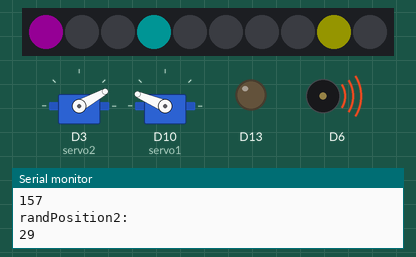
This sketch was run on a simulated Adafruit Circuit Playground Express. Parts: 10 RGB LEDs in strip order, left to right, 2 × servo, output pins drawn as LEDs (lit = HIGH), buzzer (waves = sounding), the last lines printed to the serial monitor. Dim RGB values are drawn brighter than linear; random numbers use the default seed unless the sketch sets one.

Above: at 0.16 s.
At 5.0 s:
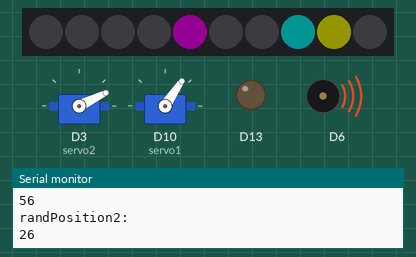
At 9.84 s:
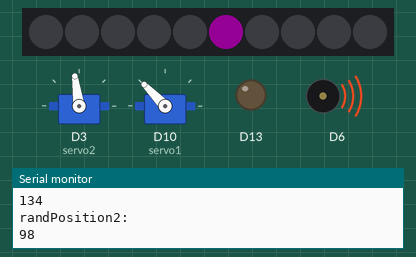
At 19.52 s:
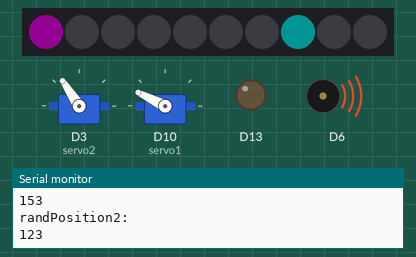
At 29.2 s:
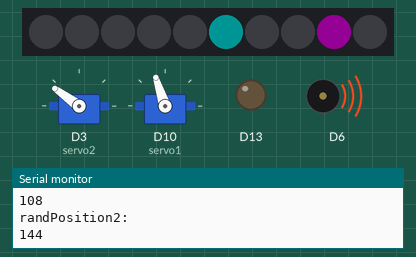
At 39.13 s:
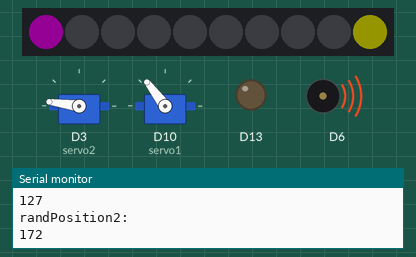
Timing chart, 0 to 40.0 s (numbered marks = the images above):
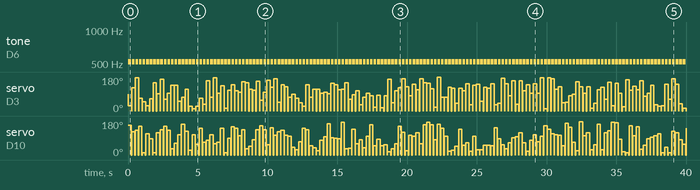

The sketch:

CP_Moving_Multi.ino
```cpp
// Circuit is using 2 Servos
// You can use 1 servo if you want
// Servos on Pins 3 and 10

// Input is for 6 items max with this circuit

// Other pins are for input, croc clip or wire to leaf or other
// input, must be conductive to work - e.g. dry plants not good
// sound can be turned off
// colour can be turned off or the color altered
// motor movement can be altered


#include <Adafruit_CircuitPlayground.h>
#include <Servo.h>

Servo servo1;
Servo servo2;
uint8_t pixeln = 0;
int capsense[10];
int pos = 0;
int pos2 = 0;

void setup() {
  CircuitPlayground.begin();
  servo2.attach(3);
  servo1.attach(10);
  Serial.begin(9600);
}

void loop() {
  capsense[0] = CircuitPlayground.readCap(9); // the second number is the pin that is active pin 9 in this line
  capsense[1] = CircuitPlayground.readCap(2);
  capsense[2] = CircuitPlayground.readCap(0);
  capsense[3] = CircuitPlayground.readCap(1);
  capsense[4] = CircuitPlayground.readCap(12);
  capsense[5] = CircuitPlayground.readCap(6);

  int frequency = 0;
  pos = random (10, 180);
  pos2 = random (10, 180);

 if  (capsense[0] > 100) {
    frequency = 523;
    neoColorServoPos();
  } else if  (capsense[1] > 100) {
    frequency = 587;
    neoColorServoPos();
  } else if  (capsense[2] > 100) {
    frequency = 659;
    neoColorServoPos();
    } else if  (capsense[3] > 100) {
    frequency = 698;
    neoColorServoPos();
  } else if  (capsense[4] > 100) {
    frequency = 784;
    neoColorServoPos();
  } else if  (capsense[5] > 100) {
    frequency = 880;
    neoColorServoPos();
  }
  delay(10);

  // If you want NO sound, comment out with // at the start of the code
  CircuitPlayground.playTone(frequency, 200);

    servo1.write(0);
    delay(10);
    servo2.write(0);
    delay(10);
}


void neoColorServoPos(){
    CircuitPlayground.clearPixels();
    int pinNum1 = random (0, 10);
    int pinNum2 = random (0, 10);
    int pinNum3 = random (0, 10);
    CircuitPlayground.setPixelColor(pinNum1,0,255,255); // green blue
    CircuitPlayground.setPixelColor(pinNum2,255,255,0); //
    CircuitPlayground.setPixelColor(pinNum3,255,0,255); //red blue

    //servo position
    servo1.write(pos);
    delay(10);
    servo2.write(pos2);
    delay(10);
    Serial.println("randPosition: ");Serial.println(pos);
    Serial.println("randPosition2: ");Serial.println(pos2);
  }
```

Measured:
- by itself, tone on D6: alternates 523 Hz for 0.20 s and silent for 0.05 s
